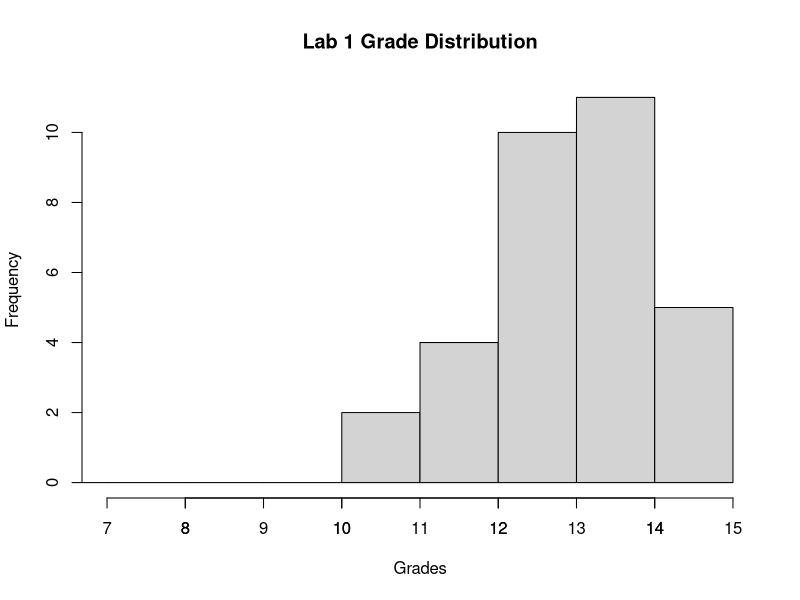

Recreate this plot in R.
library(tidyverse)
#0, 0, 
grades_lab1 <- c(15, 12.25, 11.25, 10.5, 12, 13.25, 14.25, 12.5, 14.25, 13.5, 10.25, 13, 14, 13.75, 12.5, 14.25, 11.75, 12.25, 13, 13.25, 12.25, 12.25, 14, 13.5, 14.75, 13.75, 13.5, 13, 11.5, 13.25, 12.5, 14)

hist(grades_lab1, breaks = 0:15, 
     main = "Lab 1 Grade Distribution",
     xlab = "Grades",
     xlim=c(7, 15))
axis(side=1, at= 7:15)
